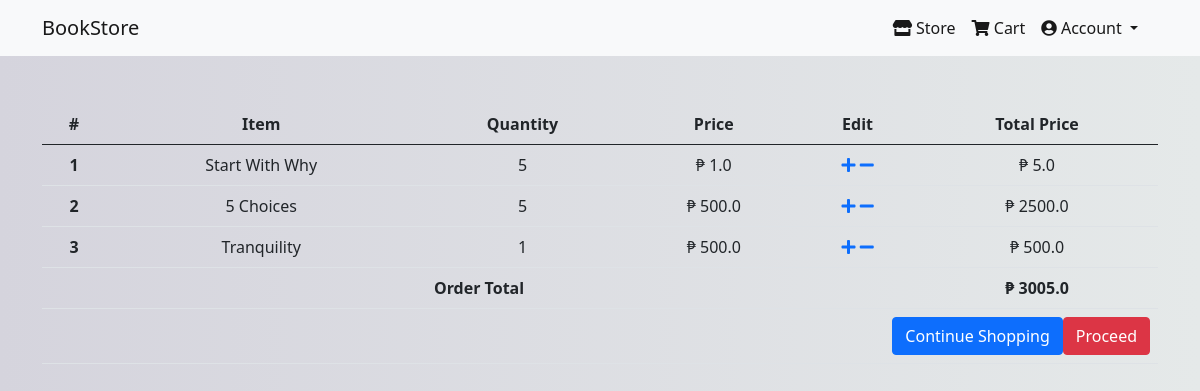
/order-summary/ (signed in), run on the app's committed database.
### ecommpage/models.py (models this page shows, shortened)
class OrderItem(models.Model):
    user = models.ForeignKey(settings.AUTH_USER_MODEL,
                            on_delete=models.CASCADE)
    item = models.ForeignKey(Item, on_delete=models.CASCADE)
    quantity = models.IntegerField(default=1)
    ordered = models.BooleanField(default=False)
    def get_total_item_price(self):
        return self.quantity * self.item.price
    def get_final_price(self):
        return self.get_total_item_price()

class Item(models.Model):
    title = models.CharField(max_length=100)
    description = models.TextField()
    price = models.FloatField()
    stored = models.DateTimeField(auto_now_add=True)
    item_quantity = models.IntegerField(default=1)
    img = models.ImageField(upload_to=get_upload_path)
    category = models.CharField(choices=CATEGORY_CHOICES, max_length=15)
    slug = models.SlugField()

class Order(models.Model):
    user = models.ForeignKey(settings.AUTH_USER_MODEL,
                             on_delete=models.CASCADE)
    items = models.ManyToManyField(OrderItem)
    start_date = models.DateTimeField(auto_now_add=True)
    ordered_date = models.DateTimeField(auto_now_add=True)
    ordered = models.BooleanField(default=False)
    total_price = models.FloatField(default=0)
    def get_total(self):
        total = 0
        for order_item in self.items.all():
            total += order_item.get_final_price()
        return total

### ecommpage/views.py (the view)
# urls.py: path('order-summary/', OrderSummaryView.as_view(), name='order-summary'),
class OrderSummaryView(LoginRequiredMixin, DetailView):
    def get(self, request, *args, **kwargs):
        try:
            order = Order.objects.get(user=self.request.user, ordered=False)
            context = {
                'object': order
            }
            return render(self.request, 'ecommpage/order_summary.html', context)
        except ObjectDoesNotExist:
            messages.error(self.request, "You do not have an active order")
            return redirect('/')

### ecommpage/templates/ecommpage/order_summary.html (shortened to what this page needs)
{% extends 'account/base.html' %}
{% block content %}
<div class="container text-center">
 <table class="table table-hover">
    <thead>
      <tr>
        <th scope="col">#</th>
        <th scope="col">Item</th>
        <th scope="col">Quantity</th>
        <th scope="col">Price</th>
        <th scope="col">Edit</th>
        <th scope="col">Total Price</th>
      </tr>
    </thead>
    <tbody>
        {% for order_item in object.items.all %}
      <tr>
        <th scope="row">{{forloop.counter}}</th>
        <td>{{order_item.item.title}}</td>
        <td>{{order_item.quantity}}</td>
        <td>₱ {{order_item.item.price}}</td>
        <td><a href="{{order_item.get_add_single_item_to_cart_url}}"><i class="fas fa-plus"></a></i>  <a href="{{get_remove_single_item_from_cart_url}}"><i class="fas fa-minus"></i></a></td>
        <td>₱ {{order_item.get_total_item_price}}</td>
      </tr>
      {% endfor %}
      <tr>
        <td colspan="5"><strong>Order Total</strong></td>
        <td><strong>₱ {{object.get_total}}</strong></td>
      </tr>
      <tr>
        <td colspan="6">
          <a class='btn btn-danger float-end' href="/">Proceed</a>
          <a class='btn btn-primary float-end ml-4' href="/">Continue Shopping</a>
        </td>
      </tr>
    </tbody>
  </table>
</div>
{% endblock %}

### static/css/main.css (style rules this page uses)
body { background: -webkit-linear-gradient(left, #d5d4dd, #e5e9e9); }

### data on the page
OrderItem: item "Start With Why", quantity "5", item.price "1.0", get_total_item_price "5.0"
OrderItem: item "5 Choices", quantity "5", item.price "500.0", get_total_item_price "2500.0"
OrderItem: item "Tranquility", quantity "1", item.price "500.0", get_total_item_price "500.0"
Order: get_total "3005.0"
